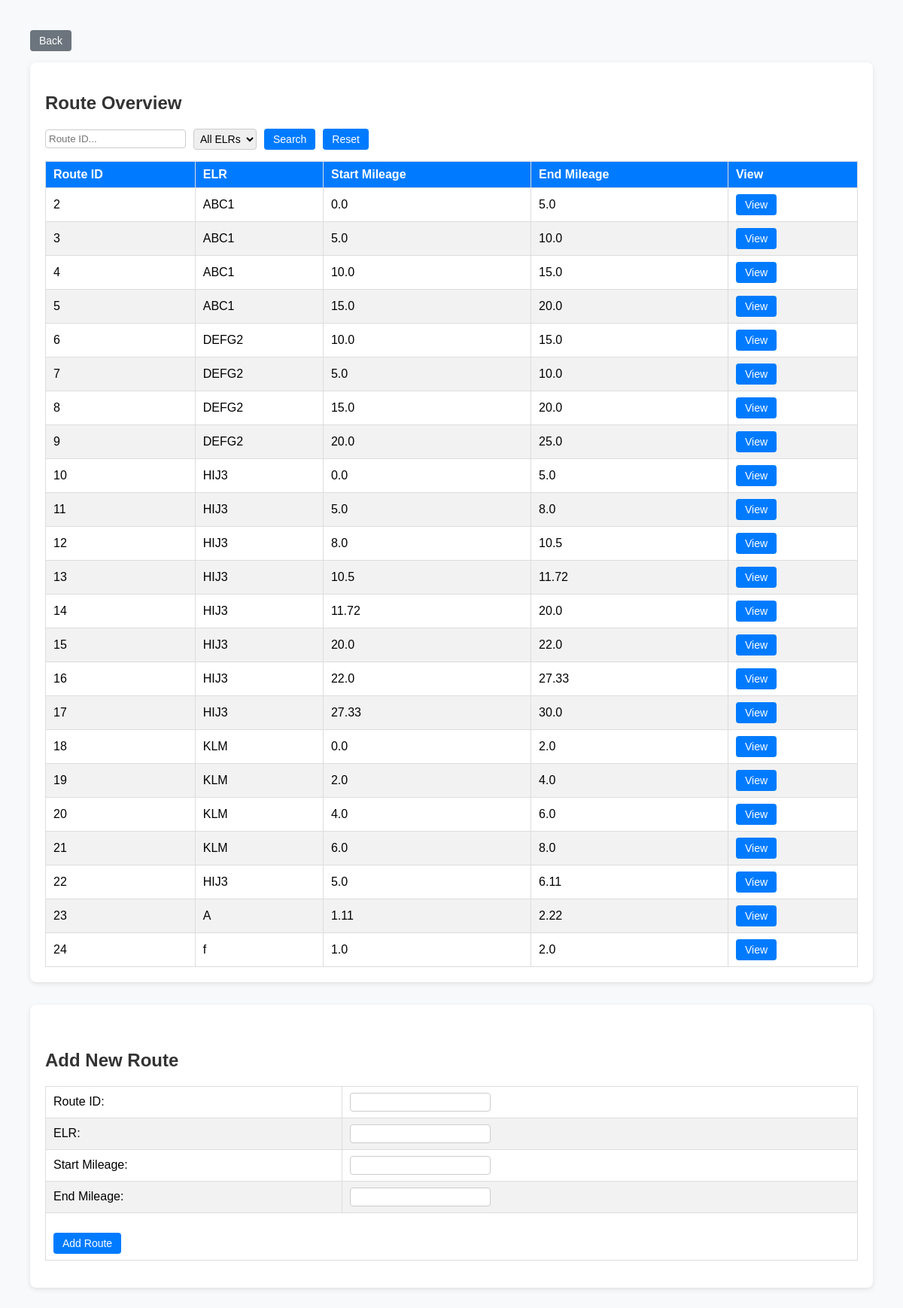
The app's page /route_data (signed in) with its own data.
### tables this page shows
CREATE TABLE "routes" (
	"route_id"	INTEGER,
	"ELR"	TEXT,
	"start_mileage"	REAL,
	"end_mileage"	REAL,
	PRIMARY KEY("route_id" AUTOINCREMENT)
);

### app.py (the view)
@app.route('/route_data')
def route_data():
    if 'user_id' not in session:
        return redirect(url_for('login'))
    search_query = request.args.get('search', '').strip()
    selected_elr = request.args.get('elr', '').strip()
    conn = get_db_connection()
    all_elrs = conn.execute('SELECT DISTINCT elr FROM routes WHERE elr IS NOT NULL AND elr != "" ORDER BY elr').fetchall()
    query = "SELECT * FROM routes WHERE 1=1"
    params = []
    if search_query:
        query += " AND route_id LIKE ?"
        params.append(f"%{search_query}%")
    if selected_elr:
        query += " AND elr = ?"
        params.append(selected_elr)
    routes = conn.execute(query, tuple(params)).fetchall()
    conn.close()
    is_admin = admin_status()
    return render_template(
        'route_data.html',
        routes=routes,
        is_admin=is_admin,
        search_query=search_query,
        all_elrs=all_elrs,
        selected_elr=selected_elr
    )

### app.py (called while the page is built)
def get_db_connection():
    conn = sqlite3.connect('database/RailAssetManagement.db')
    conn.execute('PRAGMA foreign_keys = ON')
    conn.row_factory = sqlite3.Row
    return conn

def admin_status():
    conn = get_db_connection()
    admin_result = conn.execute('SELECT admin FROM users WHERE user_id = ?',
                               (session['user_id'],)).fetchone()
    conn.close()
    return admin_result and admin_result['admin'] == 1

### templates/route_data.html (shortened to what this page needs)
<html>
<head>
</head>
<body>
    <a href="/back"><button type="button" class="back-btn">Back</button></a>
    <div class="container">
        <h2>Route Overview</h2>
        <form method="GET" action="/route_data" style="margin-bottom: 15px; display:flex; gap:10px; align-items:center;">
            <input type="text" name="search"
                   placeholder="Route ID..."
                   value="{{ search_query }}">
            <select name="elr">
                <option value="">All ELRs</option>
            </select>
            <button type="submit">Search</button>
            <a href="/route_data">
                <button type="button">Reset</button>
            </a>
        </form>
        {% if routes %}
            <table>
                <thead>
                    <tr>
                        <th>Route ID</th>
                        <th>ELR</th>
                        <th>Start Mileage</th>
                        <th>End Mileage</th>
                        <th>View</th>
                    </tr>
                </thead>
                <tbody>
                    {% for route in routes %}
                    <tr>
                        <td>{{ route['route_id'] }}</td>
                        <td>{{ route['elr'] }}</td>
                        <td>{{ route['start_mileage'] }}</td>
                        <td>{{ route['end_mileage'] }}</td>
                        <td>
                            <form method="POST" action="/view_route/{{ route['route_id'] }}" style="display:inline;">
                                <button type="submit">View</button>
                            </form>
                        </td>
                    </tr>
                    {% endfor %}
                </tbody>
            </table>
        {% else %}
            <p>No route data available.</p>
        {% endif %}
    </div>
    <div class="container add-section">
        <h2>Add New Route</h2>
        <form action="{{ url_for('add_route') }}" method="POST">
            <table cellpadding="4">
                <tr>
                    <td><label for="route_id">Route ID:</label></td>
                    <td><input type="text" name="route_id" id="route_id" required></td>
                </tr>
                <tr>
                    <td><label for="elr">ELR:</label></td>
                    <td><input type="text" name="elr" id="elr" required></td>
                </tr>
                <tr>
                    <td><label for="start_mileage">Start Mileage:</label></td>
                    <td><input type="number" step="0.01" name="start_mileage" id="start_mileage" required></td>
                </tr>
                <tr>
                    <td><label for="end_mileage">End Mileage:</label></td>
                    <td><input type="number" step="0.01" name="end_mileage" id="end_mileage" required></td>
                </tr>
                <tr>
                    <td colspan="2" style="text-align: left;">
                        <br>
                        <button type="submit">Add Route</button>
                    </td>
                </tr>
            </table>
        </form>
    </div>
</body>
</html>

### templates/route_data.html (style rules this page uses)
body { font-family: Arial, sans-serif; margin: 40px; background-color: #f8f9fa; }
h2 { color: #333; }
.container { background: #fff; border-radius: 8px; padding: 20px; box-shadow: 0 2px 6px rgba(0,0,0,0.1); margin-bottom: 30px; }
table { width: 100%; border-collapse: collapse; margin-top: 15px; }
th, td { border: 1px solid #ddd; padding: 8px 10px; text-align: left; }
th { background-color: #007bff; color: white; }
tr:nth-child(even) { background-color: #f2f2f2; }
button, input[type="submit"], select { font-size: 14px; }
button { background-color: #007bff; border: none; color: white; padding: 6px 12px; border-radius: 4px; cursor: pointer; }
.back-btn { background-color: #6c757d; margin-bottom: 15px; }
.add-section h2 { margin-top: 40px; }
input[type="text"], input[type="number"], select { border: 1px solid #ccc; border-radius: 4px; padding: 4px; }

### records on screen
routes: route_id "2", elr "ABC1", start_mileage "0.0", end_mileage "5.0"
routes: route_id "3", elr "ABC1", start_mileage "5.0", end_mileage "10.0"
routes: route_id "4", elr "ABC1", start_mileage "10.0", end_mileage "15.0"
routes: route_id "5", elr "ABC1", start_mileage "15.0", end_mileage "20.0"
routes: route_id "6", elr "DEFG2", start_mileage "10.0", end_mileage "15.0"
routes: route_id "7", elr "DEFG2", start_mileage "5.0", end_mileage "10.0"
routes: route_id "8", elr "DEFG2", start_mileage "15.0", end_mileage "20.0"
routes: route_id "9", elr "DEFG2", start_mileage "20.0", end_mileage "25.0"
routes: route_id "10", elr "HIJ3", start_mileage "0.0", end_mileage "5.0"
routes: route_id "11", elr "HIJ3", start_mileage "5.0", end_mileage "8.0"
routes: route_id "12", elr "HIJ3", start_mileage "8.0", end_mileage "10.5"
routes: route_id "13", elr "HIJ3", start_mileage "10.5", end_mileage "11.72"
routes: route_id "14", elr "HIJ3", start_mileage "11.72", end_mileage "20.0"
routes: route_id "15", elr "HIJ3", start_mileage "20.0", end_mileage "22.0"
routes: route_id "16", elr "HIJ3", start_mileage "22.0", end_mileage "27.33"
routes: route_id "17", elr "HIJ3", start_mileage "27.33", end_mileage "30.0"
routes: route_id "18", elr "KLM", start_mileage "0.0", end_mileage "2.0"
routes: route_id "19", elr "KLM", start_mileage "2.0", end_mileage "4.0"
routes: route_id "20", elr "KLM", start_mileage "4.0", end_mileage "6.0"
routes: route_id "21", elr "KLM", start_mileage "6.0", end_mileage "8.0"
routes: route_id "22", elr "HIJ3", start_mileage "5.0", end_mileage "6.11"
routes: route_id "23", elr "A", start_mileage "1.11", end_mileage "2.22"
routes: route_id "24", elr "f", start_mileage "1.0", end_mileage "2.0"
